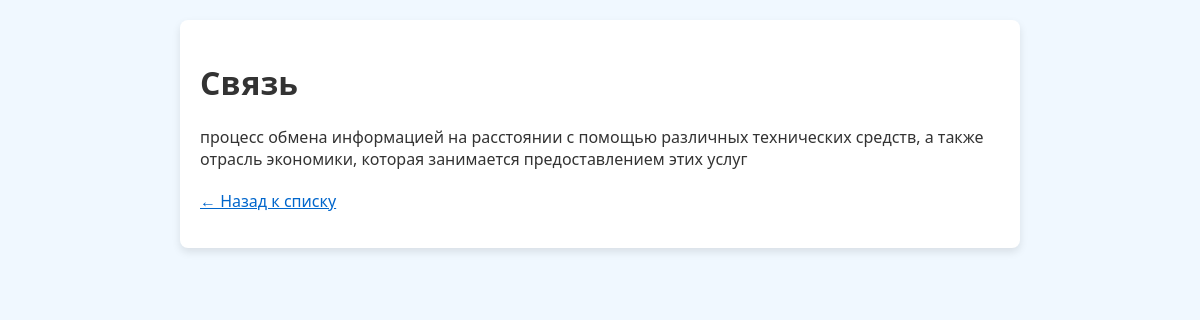
/1/, run on the app's committed database.
### dictionary/models.py (models this page shows, shortened)
class Term(models.Model):
    word = models.CharField(max_length=200, verbose_name="Термин")
    definition = models.TextField(verbose_name="Определение")
    image_upload = models.ImageField(upload_to='uploads/images/', blank=True, null=True, verbose_name="Загрузить изображение")
    video_upload = models.FileField(upload_to='uploads/videos/', blank=True, null=True, verbose_name="Загрузить видео")
    image_path = models.CharField(max_length=500, blank=True, null=True, verbose_name="Путь к изображению в static")
    video_path = models.CharField(max_length=500, blank=True, null=True, verbose_name="Путь к видео в static")
    created_at = models.DateTimeField(auto_now_add=True, verbose_name="Дата создания")  # ← Добавьте это поле
    class Meta:
        verbose_name = "Термин"
        verbose_name_plural = "Термины"

### dictionary/views.py (the view)
# urls.py: path('<int:pk>/', views.term_detail, name='term_detail'),
def term_detail(request, pk):
    term = Term.objects.get(pk=pk)
    return render(request, 'dictionary/term_detail.html', {'term': term})

### dictionary/templates/dictionary/term_detail.html (shortened to what this page needs)
<!DOCTYPE html>
<html lang="ru">
<head>
</head>
<body>
    <div class="term-container">
        <h1>{{ term.word }}</h1>
        <p>{{ term.definition }}</p>
        <p><a href="{% url 'term_list' %}">← Назад к списку</a></p>
    </div>
</body>
</html>

### dictionary/templates/dictionary/term_detail.html (style rules this page uses)
body { font-family: 'Segoe UI', Tahoma, Geneva, Verdana, sans-serif; background-color: #f0f8ff; margin: 0; padding: 20px; color: #333; }
.term-container { max-width: 800px; margin: 0 auto; background-color: white; padding: 20px; border-radius: 8px; box-shadow: 0 4px 8px rgba(0,0,0,0.1); }
a { color: #0066cc; }

### data on the page
Term: word "Связь", definition "процесс обмена информацией на расстоянии с помощью различных технических средств, а также отрасль экономики, которая занимается предоставлением этих услуг"
